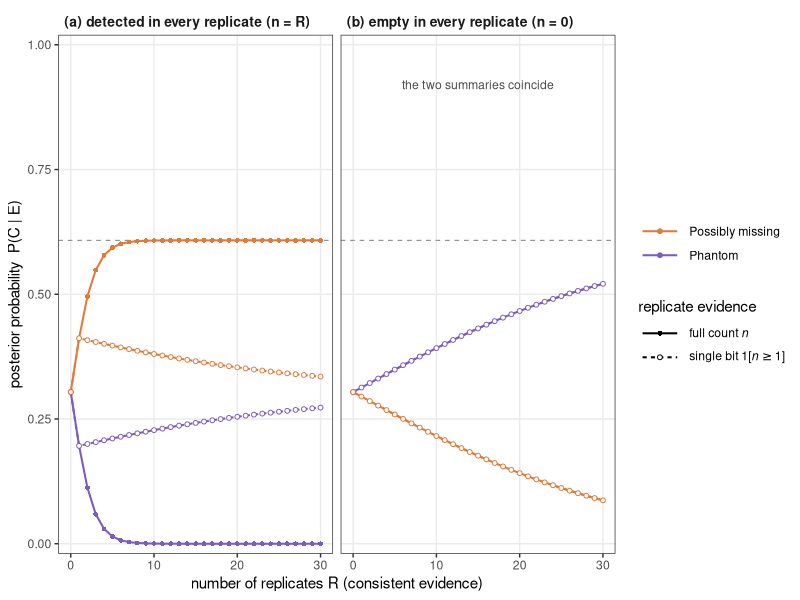
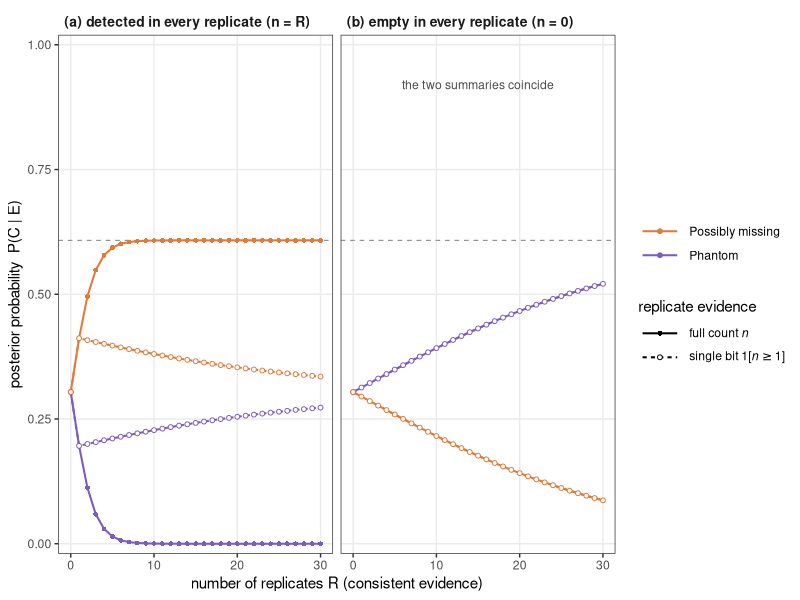

Write R code to recreate these figures, in order.
# =============================================================================
# Box 2 - accumulation of confidence as within-system replicates accumulate.
# Two panels, one per consistent-evidence scenario:
#   (a) detected in every replicate  -> n = R
#   (b) empty in every replicate     -> n = 0
#
# Within each panel two summaries of the same replicate evidence are compared:
#   count : the full count n out of R   -> p_c^n (1-p_c)^(R-n)
#   bit   : O_rep = 1[n >= 1]           -> 1-(1-p_c)^R if O_rep = 1,
#                                          (1-p_c)^R   otherwise
# Under n = 0 the two coincide exactly, since (1-p)^R is both, so the dashed
# curve lies on top of the solid one in panel (b).
#
# Error rates are directional, as in "Grounding the error rates in sampling
# and realisation": the local axis errs at eL on a realised link and at f on
# an absent one; the model axis is symmetric at eY.
#   p_c = p1 = rho*(1-eL) if realised elsewhere (Orep = 1); p_c = p0 = f if not.
# =============================================================================

library(ggplot2)

## Figures are written to Bayesian_framework/bayesian_figures. Resolved here so
## the script works whether it is run from the project root or from inside
## Bayesian_framework/, and the folder is created if it is missing.
fig_dir <- if (dir.exists("Bayesian_framework"))
             file.path("Bayesian_framework", "bayesian_figures") else "bayesian_figures"
dir.create(fig_dir, recursive = TRUE, showWarnings = FALSE)

## ---- parameters -------------------------------------------------------------
eY   <- 0.20     # model error            (epsilon_Y, symmetric)
eL   <- 0.30     # local miss rate        (epsilon_l)
f    <- 0.05     # false-detection rate   (f)
rho  <- 0.15     # realisation rate       (rho)
Rmax <- 30       # max number of replicates on the x-axis
chosen <- "Possibly missing"   # sets the observed (Yhat, O_local)

## ---- the eight link categories ---------------------------------------------
## signature bits: Yhat (predicted), Olocal (observed locally), Orep (elsewhere)
cats <- data.frame(
  name   = c("Locally unique","Recurrent","Phantom","Possibly missing",
             "Possibly forbidden","Locally absent","Weak support","Model-elusive"),
  Yhat   = c(1,1,1,1, 0,0,0,0),
  Olocal = c(1,1,0,0, 0,0,1,1),
  Orep   = c(0,1,0,1, 0,1,0,1),
  stringsAsFactors = FALSE
)
cats$prior <- 1/nrow(cats)              # uniform prior
obs <- cats[cats$name == chosen, ]      # observed within-network evidence

p1 <- rho * (1 - eL)
p0 <- f

## ---- within-network factors (model symmetric, local directional) -----------
fY <- ifelse(obs$Yhat == cats$Yhat, 1 - eY, eY)
fL <- ifelse(cats$Olocal == 1,
             ifelse(obs$Olocal == 1, 1 - eL, eL),    # link realised locally
             ifelse(obs$Olocal == 0, 1 - f,  f))     # link absent locally
w  <- cats$prior * fY * fL
p  <- ifelse(cats$Orep == 1, p1, p0)

## ---- replicate factor -------------------------------------------------------
## Orep = 1 means the link is realisable in the replicates, not that it was
## realised in at least one of them, so the count is plainly binomial and no
## conditioning is applied (Eqs. erep and cumulative).
eps_present <- function(R) (1 - p1)^R
eps_absent  <- function(R) 1 - (1 - p0)^R

posterior_at <- function(R, n, summary = c("count","bit")) {
  summary <- match.arg(summary)
  ## R = 0: no replicate term at all, so every category keeps only w. The eight
  ## categories pair up by Orep, so each pair splits evenly and the shown pair
  ## starts at kappa/2.
  if (R == 0) return(w / sum(w))
  rep_lik <- if (summary == "count") {
    p^n * (1 - p)^(R - n)                          # binom coeff cancels
  } else {
    eP <- eps_present(R); eM <- eps_absent(R)
    if (n >= 1) ifelse(cats$Orep == 1, 1 - eP, eM)
      else      ifelse(cats$Orep == 1, eP, 1 - eM)
  }
  score <- w * rep_lik
  score / sum(score)
}

## ---- build the data ---------------------------------------------------------
scenarios <- c(det = "(a) detected in every replicate (n = R)",
               emp = "(b) empty in every replicate (n = 0)")
summaries <- c(count = "count", bit = "bit")
sum_labs  <- c(expression("full count " * italic(n)),
               expression("single bit " * bold(1)*"["*italic(n) >= 1*"]"))

df <- do.call(rbind, lapply(names(scenarios), function(sc) {
  do.call(rbind, lapply(names(summaries), function(sm) {
    do.call(rbind, lapply(0:Rmax, function(R) {
      n <- if (sc == "det") R else 0
      data.frame(scenario = scenarios[[sc]], summary = summaries[[sm]], R = R,
                 category = cats$name, posterior = posterior_at(R, n, sm),
                 stringsAsFactors = FALSE)
    }))
  }))
}))

shown <- c("Possibly missing","Phantom")
df <- df[df$category %in% shown, ]
df$category <- factor(df$category, levels = shown)
df$summary  <- factor(df$summary,  levels = summaries)
df$scenario <- factor(df$scenario, levels = scenarios)

kappa <- (1 - eY) * (1 - f) / ((1 - f) + eL)   # directional ceiling

## annotation for panel (b): the two summaries are the same number at n = 0
ann <- data.frame(scenario = factor(scenarios[["emp"]], levels = scenarios),
                  R = Rmax / 2, posterior = 0.92,
                  label = "the two summaries coincide",
                  stringsAsFactors = FALSE)

## ---- reported values --------------------------------------------------------
cat(sprintf("kappa = %.4f\n", kappa))
key <- df[df$R %in% c(1,3,5,10,20,26), ]
print(key[order(key$scenario, key$summary, key$category, key$R), ], row.names = FALSE)

## ---- palette (matched to the published figure) ------------------------------
pal <- c("Possibly missing" = "#E07B39", "Phantom" = "#7C5CBF")

## ---- plot -------------------------------------------------------------------
p_fig <- ggplot(df, aes(R, posterior, colour = category, linetype = summary,
                        shape = summary, group = interaction(category, summary))) +
  geom_hline(yintercept = kappa, linetype = "dashed", colour = "grey55",
             linewidth = 0.4) +
  geom_line(linewidth = 0.7) +
  geom_point(size = 1.3, stroke = 0.5, fill = "white") +
  geom_text(data = ann, aes(R, posterior, label = label), inherit.aes = FALSE,
            size = 3.1, colour = "grey30", hjust = 0.5) +
  facet_wrap(~ scenario, ncol = 2) +
  scale_colour_manual(values = pal, name = NULL) +
  scale_linetype_manual(values = c("solid","22"), name = "replicate evidence",
                        labels = sum_labs) +
  scale_shape_manual(values = c(16, 21), name = "replicate evidence",
                     labels = sum_labs) +
  scale_y_continuous(limits = c(0, 1), expand = expansion(mult = c(0.02, 0.02))) +
  scale_x_continuous(breaks = seq(0, Rmax, 10)) +
  labs(x = "number of replicates R (consistent evidence)",
       y = "posterior probability  P(C | E)") +
  theme_bw(base_size = 11) +
  theme(panel.grid.minor = element_blank(),
        legend.position  = "right",
        legend.key.width = unit(1.1, "cm"),
        ## facet headers styled like the panel titles in the other scripts in
        ## this folder: bare bold text, left aligned, no filled background
        strip.background = element_blank(),
        strip.text       = element_text(face = "bold", size = 10, hjust = 0))

## ---- save -------------------------------------------------------------------
ggsave(file.path(fig_dir, "SI_accumulation.pdf"), p_fig, width = 9.0, height = 3.8)
ggsave(file.path(fig_dir, "SI_accumulation.png"), p_fig, width = 9.0, height = 3.8, dpi = 300)
